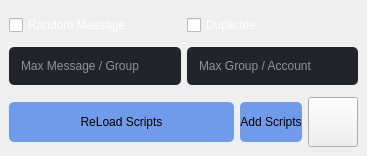
                       <widget class="QWidget" name="page">
                        <layout class="QVBoxLayout" name="verticalLayout_42">
                         <property name="leftMargin">
                          <number>0</number>
                         </property>
                         <property name="topMargin">
                          <number>0</number>
                         </property>
                         <property name="rightMargin">
                          <number>0</number>
                         </property>
                         <property name="bottomMargin">
                          <number>0</number>
                         </property>
                         <item>
                          <widget class="QWidget" name="widget_24" native="true">
                           <layout class="QVBoxLayout" name="verticalLayout_51">
                            <property name="leftMargin">
                             <number>0</number>
                            </property>
                            <property name="topMargin">
                             <number>0</number>
                            </property>
                            <property name="rightMargin">
                             <number>0</number>
                            </property>
                            <property name="bottomMargin">
                             <number>0</number>
                            </property>
                           </layout>
                          </widget>
                         </item>
                         <item alignment="Qt::AlignBottom">
                          <widget class="QWidget" name="widget_25" native="true">
                           <layout class="QVBoxLayout" name="verticalLayout_44">
                            <item alignment="Qt::AlignBottom">
                             <widget class="QWidget" name="widget_27" native="true">
                              <property name="styleSheet">
                               <string notr="true">color: rgb(255, 255, 255);</string>
                              </property>
                              <layout class="QHBoxLayout" name="horizontalLayout_49">
                               <property name="leftMargin">
                                <number>0</number>
                               </property>
                               <property name="topMargin">
                                <number>0</number>
                               </property>
                               <property name="rightMargin">
                                <number>0</number>
                               </property>
                               <property name="bottomMargin">
                                <number>0</number>
                               </property>
                               <item>
                                <widget class="QCheckBox" name="checkBox_13">
                                 <property name="text">
                                  <string>Random Massage</string>
                                 </property>
                                </widget>
                               </item>
                               <item>
                                <widget class="QCheckBox" name="checkBox_14">
                                 <property name="text">
                                  <string>Duplicate</string>
                                 </property>
                                </widget>
                               </item>
                              </layout>
                             </widget>
                            </item>
                            <item>
                             <widget class="QWidget" name="widget_28" native="true">
                              <property name="minimumSize">
                               <size>
                                <width>0</width>
                                <height>50</height>
                               </size>
                              </property>
                              <layout class="QHBoxLayout" name="horizontalLayout_50">
                               <property name="leftMargin">
                                <number>0</number>
                               </property>
                               <property name="topMargin">
                                <number>0</number>
                               </property>
                               <property name="rightMargin">
                                <number>0</number>
                               </property>
                               <property name="bottomMargin">
                                <number>0</number>
                               </property>
                               <item>
                                <widget class="QLineEdit" name="lineEdit_28">
                                 <property name="minimumSize">
                                  <size>
                                   <width>0</width>
                                   <height>38</height>
                                  </size>
                                 </property>
                                 <property name="styleSheet">
                                  <string notr="true">
QLineEdit {
background-color: rgb(33, 37, 43);
font: 9pt &quot;Alata&quot;;
color: rgb(255, 255, 255);
	border-radius: 5px;

	padding-left: 10px;
}
QLineEdit:hover {
	border: 2px solid rgb(64, 71, 88);
}
QLineEdit:focus {
	border: 2px solid rgb(91, 101, 124);
}</string>
                                 </property>
                                 <property name="placeholderText">
                                  <string>Max Message / Group</string>
                                 </property>
                                </widget>
                               </item>
                               <item>
                                <widget class="QLineEdit" name="lineEdit_27">
                                 <property name="minimumSize">
                                  <size>
                                   <width>0</width>
                                   <height>38</height>
                                  </size>
                                 </property>
                                 <property name="styleSheet">
                                  <string notr="true">
QLineEdit {
background-color: rgb(33, 37, 43);
font: 9pt &quot;Alata&quot;;
color: rgb(255, 255, 255);
	border-radius: 5px;

	padding-left: 10px;
}
QLineEdit:hover {
	border: 2px solid rgb(64, 71, 88);
}
QLineEdit:focus {
	border: 2px solid rgb(91, 101, 124);
}</string>
                                 </property>
                                 <property name="placeholderText">
                                  <string>Max Group / Account</string>
                                 </property>
                                </widget>
                               </item>
                              </layout>
                             </widget>
                            </item>
                            <item alignment="Qt::AlignBottom">
                             <widget class="QWidget" name="widget_26" native="true">
                              <property name="minimumSize">
                               <size>
                                <width>0</width>
                                <height>50</height>
                               </size>
                              </property>
                              <layout class="QHBoxLayout" name="horizontalLayout_48">
                               <property name="leftMargin">
                                <number>0</number>
                               </property>
                               <property name="topMargin">
                                <number>0</number>
                               </property>
                               <property name="rightMargin">
                                <number>0</number>
                               </property>
                               <property name="bottomMargin">
                                <number>0</number>
                               </property>
                               <item>
                                <widget class="QPushButton" name="pushButton_46">
                                 <property name="minimumSize">
                                  <size>
                                   <width>225</width>
                                   <height>40</height>
                                  </size>
                                 </property>
                                 <property name="styleSheet">
                                  <string notr="true">QPushButton:pressed {
font: 10pt &quot;Alata&quot;;
    background-color: qlineargradient(spread:pad, x1:0, y1:0, x2:0, y2:1,   stop:0 rgba(60, 186, 162, 255), stop:1 rgba(98, 211, 162, 255))
}
QPushButton {
   
	background-color: rgb(111, 155, 234);
     border-radius: 5px;
}

QPushButton:disabled {
    background-color: rgb(170, 170, 127)
}</string>
                                 </property>
                                 <property name="text">
                                  <string>ReLoad Scripts</string>
                                 </property>
                                </widget>
                               </item>
                               <item>
                                <widget class="QPushButton" name="pushButton_47">
                                 <property name="minimumSize">
                                  <size>
                                   <width>0</width>
                                   <height>40</height>
                                  </size>
                                 </property>
                                 <property name="styleSheet">
                                  <string notr="true">QPushButton:pressed {
font: 10pt &quot;Alata&quot;;
    background-color: qlineargradient(spread:pad, x1:0, y1:0, x2:0, y2:1,   stop:0 rgba(60, 186, 162, 255), stop:1 rgba(98, 211, 162, 255))
}
QPushButton {
   
	background-color: rgb(111, 155, 234);
     border-radius: 5px;
}

QPushButton:disabled {
    background-color: rgb(170, 170, 127)
}</string>
                                 </property>
                                 <property name="text">
                                  <string>Add Scripts</string>
                                 </property>
                                </widget>
                               </item>
                               <item>
                                <widget class="QPushButton" name="pushButton_28">
                                 <property name="minimumSize">
                                  <size>
                                   <width>50</width>
                                   <height>50</height>
                                  </size>
                                 </property>
                                 <property name="maximumSize">
                                  <size>
                                   <width>50</width>
                                   <height>50</height>
                                  </size>
                                 </property>
                                 <property name="text">
                                  <string/>
                                 </property>
                                 <property name="icon">
                                  <iconset resource="F:/tool_telegram_pro/res.qrc">
                                   <normaloff>:/16x16/Assets/icon_16x16/exchange.png</normaloff>:/16x16/Assets/icon_16x16/exchange.png</iconset>
                                 </property>
                                 <property name="iconSize">
                                  <size>
                                   <width>50</width>
                                   <height>50</height>
                                  </size>
                                 </property>
                                </widget>
                               </item>
                              </layout>
                             </widget>
                            </item>
                           </layout>
                          </widget>
                         </item>
                        </layout>
                       </widget>
